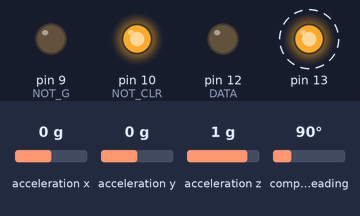
A sketch run on a simulated Arduino Uno, built with avr-gcc and run on an emulated ATmega328P. On the bench: output pins drawn as LEDs (lit = HIGH). Dashed ring = blinking. The inputs (shaded band) are chosen by the test bench; at power-on: acceleration x 0 g, acceleration y 0 g, acceleration z 1 g, compass heading 90°. What the sketch prints to the serial monitor is not drawn.

Above: at 4.8 s.
Timing chart, 0 to 7.5 s (numbered marks = the images above):
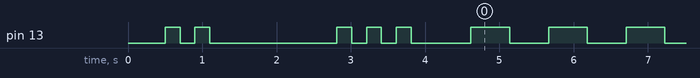

Measured:
- by itself, pin 13: moves between LOW and HIGH, repeating every 52.2 s

The sketch:

teapot.ino
```cpp
#include <Wire.h>
#include <Adafruit_Sensor.h>
#include <Adafruit_BNO055.h>
#include <utility/imumaths.h>

/*  Teapot is a test area for early development on the Wearable Haptic Compass
    project by David Miller and Daniel Greenspan. It was forked from bunny.ino
    by Daniel Greenspan, forked from https://github.com/adafruit/Adafruit_BNO055
 *
 *  History
 *  =======
 *  2015/NOV/23  - Fork bunny.ino from Daniel Greenspan
 */

/*  This driver uses the Adafruit unified sensor library (Adafruit_Sensor),
    which provides a common 'type' for sensor data and some helper functions.

    To use this driver you will also need to download the Adafruit_Sensor
    library and include it in your libraries folder.

    You should also assign a unique ID to this sensor for use with the Adafruit
    Sensor API so that you can identify this particular sensor in any data logs, etc.
    To assign a unique ID, simply provide an appropriate value in the constructor
    below (12345 is used by default in this example).

    Connections
    ===========
    Connect SCL to analog 5
    Connect SDA to analog 4
    Connect VDD to 3.3-5V DC
    Connect GROUND to common ground

    History
    =======
    2015/MAR/03  - First release (KTOWN)
*/


#define BNO055_SAMPLERATE_DELAY_MS (100) // Sample period (controls loop frequency)

// Define the shift register control lines.
#define RCLK    8
#define NOT_G   9
#define NOT_CLR 10
#define SCLK    11
#define DATA    12


Adafruit_BNO055 bno = Adafruit_BNO055(55);
int counter=0;

/*  Displays some basic information on this sensor from the unified
    sensor API sensor_t type (see Adafruit_Sensor for more information)
 */
void displaySensorDetails(void) {
  sensor_t sensor;
  bno.getSensor(&sensor);
  Serial.println("------------------------------------");
  Serial.print  ("Sensor:       "); Serial.println(sensor.name);
  Serial.print  ("Driver Ver:   "); Serial.println(sensor.version);
  Serial.print  ("Unique ID:    "); Serial.println(sensor.sensor_id);
  Serial.print  ("Max Value:    "); Serial.print(sensor.max_value); Serial.println(" xxx");
  Serial.print  ("Min Value:    "); Serial.print(sensor.min_value); Serial.println(" xxx");
  Serial.print  ("Resolution:   "); Serial.print(sensor.resolution); Serial.println(" xxx");
  Serial.println("------------------------------------");
  Serial.println("");
  delay(500);
}


void blink13() {
  digitalWrite( 13, HIGH );
  delay(200);
  digitalWrite( 13, LOW );
  delay(200);
}


void PulseRegisterClock() {
  digitalWrite(RCLK, HIGH);
  digitalWrite(RCLK, LOW);
}


void PulseSerialClock() {
  digitalWrite(SCLK, HIGH);
  digitalWrite(SCLK, LOW);
}


void ClearShiftRegister() {
  // Clear the shift register
  digitalWrite(NOT_CLR, LOW);
  digitalWrite(NOT_CLR, HIGH);
}


void WriteFloatToShiftRegister(float fValue) {
  char  value;
  bool  dataLine = LOW;  // unused?
  int   i;

  ClearShiftRegister();
  value = char(abs(floor(fValue/10)));
  //Serial.println((int)value);

  // Use the shift register LEDs to indicate the value.
  for(i=0; i<8; i++)
  {
    digitalWrite(DATA, (i==value));
    PulseRegisterClock();
    PulseSerialClock();
    digitalWrite(DATA, LOW);
  }
}


void WriteByteToShiftRegister(byte bValue){
  int i;
  char value = char(bValue);

  ClearShiftRegister();

  for( i=1; i<255; i*=2 ){
    digitalWrite(DATA, (i==value));
    PulseRegisterClock();
    PulseSerialClock();
    digitalWrite(DATA, LOW);
  }
}

/* float CalculateCompassDegrees(){

  return 0;
}*/


/* Arduino setup function (automatically called at startup)
 */

void setup(void) {
  pinMode(13, OUTPUT);
  delay(500);

  // Signal user - two blinks - setup started
  blink13();
  blink13();

  // Initialize the shift register control lines.
  pinMode(NOT_G, OUTPUT);
  pinMode(RCLK, OUTPUT);
  pinMode(NOT_CLR, OUTPUT);
  pinMode(SCLK, OUTPUT);
  pinMode(DATA, OUTPUT);
  digitalWrite(NOT_CLR, HIGH);
  digitalWrite(SCLK, LOW);
  digitalWrite(RCLK, LOW);
  digitalWrite(DATA, LOW);
  digitalWrite(NOT_G, LOW);
  delay(500);

  ClearShiftRegister();

  Serial.begin(115200);
  Serial.println("----Orientation Sensor Test----"); Serial.println("");

  /* Initialise the sensor */
  if(!bno.begin()) {
    do {
      Serial.print("*** Ooops, no BNO055 detected ... Check your wiring or I2C ADDR! ***");
      delay(1000);
    }
    while(1);
  }

  delay( 500 );

  // Display some basic information on this sensor
  displaySensorDetails();

  // Signal user - three blinks - sensor test OK
  blink13();
  blink13();
  blink13();

  delay(500);
}


/*  Display sensor calibration status
 *  Forked from adafruit calibration tutorial
 */
void displayCalStatus(void){
  //Get the four calibration values (0..3)
  //Any sensor data reporting 0 should be ignored,
  //3 means 'fully calibrated"

  uint8_t system, gyro, accel, mag;
  system = gyro = accel = mag = 0;
  bno.getCalibration(&system, &gyro, &accel, &mag);

  // The data should be ignored until the system calibration is > 0
  Serial.print("\t");
  if (!system) {
    Serial.print("! ");
  }

  // Display the individual values
  Serial.print("Sys:");
  Serial.print(system, DEC);
  Serial.print(" G:");
  Serial.print(gyro, DEC);
  Serial.print(" A:");
  Serial.print(accel, DEC);
  Serial.print(" M:");
  Serial.println(mag, DEC);
}


void SerialPrintData3DVector(sensors_vec_t vector){
  Serial.print("X: ");
  Serial.print((float)vector.x);
  Serial.print("  Y: ");
  Serial.print((float)vector.y);
  Serial.print("  Z: ");
  Serial.print((float)vector.z);
  Serial.print("  ROLL: ");
  Serial.print((float)vector.roll);
  Serial.print("  PITCH: ");
  Serial.print((float)vector.pitch);
  Serial.print("  HEADING: ");
  Serial.print((float)vector.heading);
  Serial.println("");
}


/* Arduino loop function, called once 'setup' is complete.
*/
void loop(void) {
  // Get a new sensor event
  sensors_event_t event;
  bno.getEvent(&event);

  SerialPrintData3DVector(event.magnetic);


  /* Board layout:
         +----------+
         |         *| RST   PITCH  ROLL  HEADING
     ADR |*        *| SCL
     INT |*        *| SDA     ^            /->
     PS1 |*        *| GND     |            |
     PS0 |*        *| 3VO     Y    Z-->    \-X
         |         *| VIN
         +----------+
  */

  // The processing sketch expects data as roll, pitch, heading
  //Serial.print(F("Orientation: "));
  //Serial.print((float)event.orientation.x);
  //Serial.print(F(" "));
  //Serial.print((float)event.orientation.y); // Long axis of dev board
  //Serial.print(F(" "));
  //Serial.print((float)event.orientation.z);
  //Serial.println(F(""));

  // Write data to shift register.
  // WriteFloatToShiftRegister((float)event.magnetic.x);


  // Also send calibration data for each sensor
  //uint8_t sys, gyro, accel, mag = 0;
  //bno.getCalibration(&sys, &gyro, &accel, &mag);
  //Serial.print(F("Calibration: "));
  //Serial.print(sys, DEC);
  //Serial.print(F(" "));
  //Serial.print(gyro, DEC);
  //Serial.print(F(" "));
  //Serial.print(accel, DEC);
  //Serial.print(F(" "));
  //Serial.println(mag, DEC);

  delay(BNO055_SAMPLERATE_DELAY_MS);
  counter += BNO055_SAMPLERATE_DELAY_MS;

  // runs a continuous blinking on the board while loop is running
  // why isn't this blink13?
  if( counter <= 500 ) {
    digitalWrite(13, HIGH);
  } else {
    digitalWrite(13, LOW);
  }

  if(counter >= 1000){
    counter = 0;
    }
}
```
